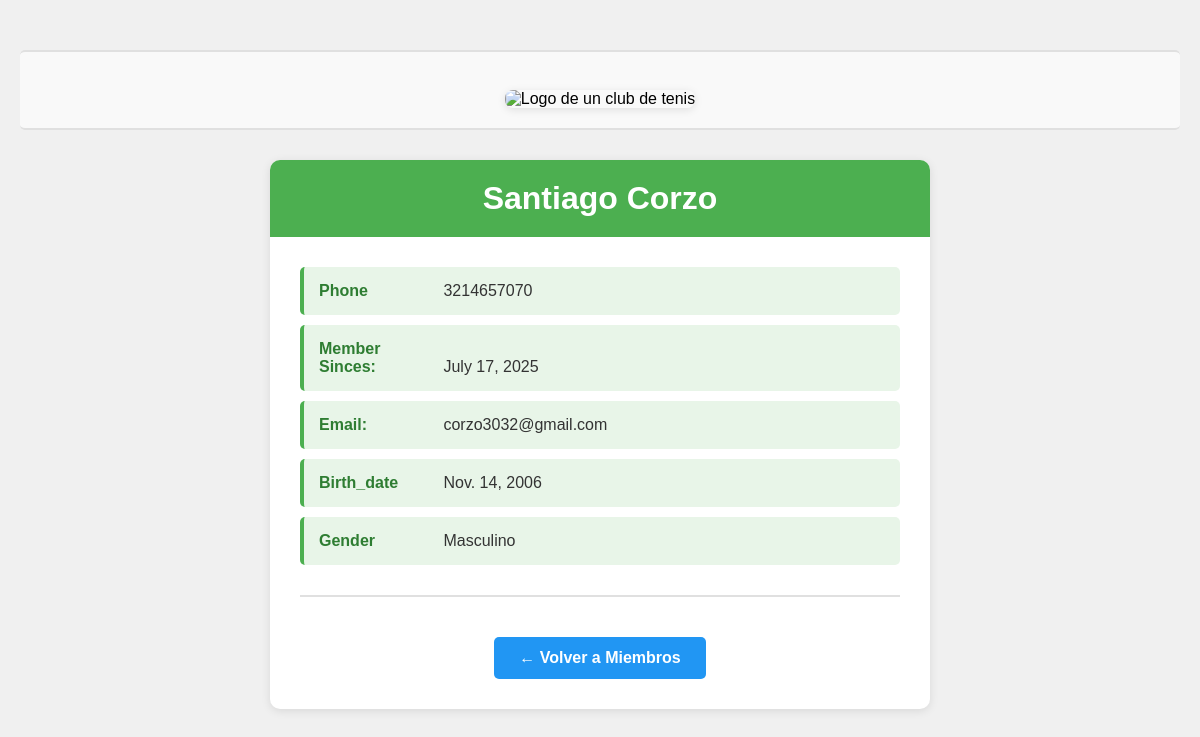
The app's page /members/details/1 with its own data.
### members/models.py (models this page shows, shortened)
class Member(models.Model):
  firstname = models.CharField(max_length=255)
  lastname = models.CharField(max_length=255)
  phone = models.IntegerField(null=True)
  joined_date = models.DateField(null=True)
  gender = models.CharField(max_length=255, null=True)
  email = models.EmailField(max_length=255, null=True)
  birth_date = models.DateField(null=True)

### members/views.py (the view)
# urls.py: path('members/details/<int:id>', views.details, name='details'),
def details(request, id):
  mymember = Member.objects.get(id=id)
  template = loader.get_template('details.html')
  context = {
    'mymember': mymember,
  }
  return HttpResponse(template.render(context, request))

### members/templates/details.html (shortened to what this page needs)
{% extends "master.html" %}
{% block content %}
  <div class="container">
    <h1>{{ mymember.firstname }} {{ mymember.lastname }}</h1>
    <div class="info-box">
      <span class="info-label">Phone</span>
      <span class="info-value">{{ mymember.phone }}</span>
    </div>
    <div class="info-box">
      <span class="info-label">Member Sinces:</span>
      <span class="info-value">{{ mymember.joined_date }}</span>
    </div>
    <div class="info-box">
      <span class="info-label">Email:</span>
      <span class="info-value">{{ mymember.email }}</span>
    </div>
    <div class="info-box">
      <span class="info-label">Birth_date</span>
      <span class="info-value">{{ mymember.birth_date }}</span>
    </div>
    <div class="info-box">
      <span class="info-label">Gender</span>
      <span class="info-value">{{ mymember.gender }}</span>
    </div>
    <div class="actions">
      <a href="/members" class="btn-back">← Volver a Miembros</a>
    </div>
  </div>
{% endblock %}

### members/templates/master.html (style rules this page uses)
body { font-family: Arial, sans-serif; background-color: #f0f0f0; margin: 0; padding: 20px; }
.container { max-width: 600px; margin: 0 auto; background-color: white; padding: 30px; border-radius: 10px; box-shadow: 0 2px 10px rgba(0,0,0,0.1); }
h1 { color: #333; text-align: center; background-color: #4CAF50; color: white; padding: 20px; margin: -30px -30px 30px -30px; border-radius: 10px 10px 0 0; }
.info-box { background-color: #e8f5e8; padding: 15px; margin: 10px 0; border-radius: 5px; border-left: 4px solid #4CAF50; }
.info-label { font-weight: bold; color: #2e7d32; display: inline-block; width: 120px; }
.info-value { color: #333; }
.btn-back { background-color: #2196F3; color: white; padding: 12px 25px; text-decoration: none; border-radius: 5px; display: inline-block; margin-top: 20px; font-weight: bold; transition: background-color 0.3s; }
.actions { text-align: center; margin-top: 30px; padding-top: 20px; border-top: 2px solid #e0e0e0; }

### records on screen
Member: firstname "Santiago", lastname "Corzo", phone "3214657070", joined_date "July 17, 2025", email "corzo3032@gmail.com", birth_date "Nov. 14, 2006", gender "Masculino"
